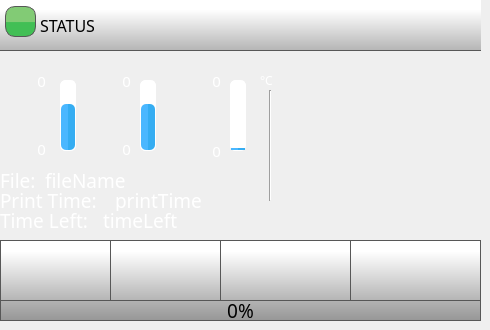
    <widget class="QWidget" name="homePage">
     <widget class="QPushButton" name="playPauseButton">
      <property name="geometry">
       <rect>
        <x>220</x>
        <y>240</y>
        <width>131</width>
        <height>61</height>
       </rect>
      </property>
      <property name="minimumSize">
       <size>
        <width>0</width>
        <height>0</height>
       </size>
      </property>
      <property name="font">
       <font>
        <family>Roboto</family>
       </font>
      </property>
      <property name="styleSheet">
       <string notr="true">QPushButton {
    border: 1px solid rgb(87, 87, 87);
	background-color: qlineargradient(spread:pad, x1:0, y1:1, x2:0, y2:0.188, stop:0 rgba(180, 180, 180, 255), stop:1 rgba(255, 255, 255, 255));
    
}

QPushButton:pressed {

    background-color: qlineargradient(x1: 0, y1: 0, x2: 0, y2: 1,
                                      stop: 0 #dadbde, stop: 1 #f6f7fa);
}

QPushButton:flat {
    border: none; /* no border for a flat push button */
}

QPushButton:default {
    border-color: navy; /* make the default button prominent */
}

QPushButton:focus {
	outline: none;
}</string>
      </property>
      <property name="text">
       <string/>
      </property>
      <property name="icon">
       <iconset>
        <normaloff>templates/img/play-button.png</normaloff>
        <normalon>templates/img/pause-button.png</normalon>templates/img/play-button.png</iconset>
      </property>
      <property name="iconSize">
       <size>
        <width>30</width>
        <height>30</height>
       </size>
      </property>
      <property name="checkable">
       <bool>true</bool>
      </property>
      <property name="checked">
       <bool>false</bool>
      </property>
      <property name="autoDefault">
       <bool>false</bool>
      </property>
      <property name="default">
       <bool>false</bool>
      </property>
      <property name="flat">
       <bool>false</bool>
      </property>
     </widget>
     <widget class="QPushButton" name="stopButton">
      <property name="geometry">
       <rect>
        <x>350</x>
        <y>240</y>
        <width>131</width>
        <height>61</height>
       </rect>
      </property>
      <property name="minimumSize">
       <size>
        <width>0</width>
        <height>0</height>
       </size>
      </property>
      <property name="font">
       <font>
        <family>Roboto</family>
       </font>
      </property>
      <property name="styleSheet">
       <string notr="true">QPushButton {
    border: 1px solid rgb(87, 87, 87);

	background-color: qlineargradient(spread:pad, x1:0, y1:1, x2:0, y2:0.188, stop:0 rgba(180, 180, 180, 255), stop:1 rgba(255, 255, 255, 255));
}

QPushButton:pressed {
    background-color: qlineargradient(x1: 0, y1: 0, x2: 0, y2: 1,
                                      stop: 0 #dadbde, stop: 1 #f6f7fa);
}

QPushButton:flat {
    border: none; /* no border for a flat push button */
}

QPushButton:default {
    border-color: navy; /* make the default button prominent */
}

QPushButton:focus {
	outline: none;
}</string>
      </property>
      <property name="text">
       <string/>
      </property>
      <property name="icon">
       <iconset>
        <normaloff>templates/img/video-player-stop-button.png</normaloff>templates/img/video-player-stop-button.png</iconset>
      </property>
      <property name="iconSize">
       <size>
        <width>25</width>
        <height>25</height>
       </size>
      </property>
     </widget>
     <widget class="Line" name="line">
      <property name="geometry">
       <rect>
        <x>260</x>
        <y>90</y>
        <width>20</width>
        <height>111</height>
       </rect>
      </property>
      <property name="orientation">
       <enum>Qt::Vertical</enum>
      </property>
     </widget>
     <widget class="QLabel" name="tool0Label">
      <property name="geometry">
       <rect>
        <x>10</x>
        <y>98</y>
        <width>31</width>
        <height>31</height>
       </rect>
      </property>
      <property name="font">
       <font>
        <family>Gotham Medium</family>
        <pointsize>14</pointsize>
        <weight>50</weight>
        <bold>false</bold>
        <underline>false</underline>
        <strikeout>false</strikeout>
       </font>
      </property>
      <property name="styleSheet">
       <string notr="true">
   color:  white;</string>
      </property>
      <property name="text">
       <string/>
      </property>
      <property name="pixmap">
       <pixmap>templates/img/Nozzle.png</pixmap>
      </property>
      <property name="scaledContents">
       <bool>true</bool>
      </property>
     </widget>
     <widget class="QLabel" name="FileNameLabel">
      <property name="geometry">
       <rect>
        <x>0</x>
        <y>170</y>
        <width>61</width>
        <height>21</height>
       </rect>
      </property>
      <property name="font">
       <font>
        <family>Gotham</family>
        <pointsize>14</pointsize>
        <weight>50</weight>
        <bold>false</bold>
       </font>
      </property>
      <property name="styleSheet">
       <string notr="true">color: rgb(255, 255, 255);</string>
      </property>
      <property name="text">
       <string>File:</string>
      </property>
     </widget>
     <widget class="QLabel" name="printTimeLabel">
      <property name="geometry">
       <rect>
        <x>0</x>
        <y>190</y>
        <width>121</width>
        <height>21</height>
       </rect>
      </property>
      <property name="font">
       <font>
        <family>Gotham</family>
        <pointsize>14</pointsize>
        <weight>50</weight>
        <bold>false</bold>
       </font>
      </property>
      <property name="styleSheet">
       <string notr="true">color: rgb(255, 255, 255);</string>
      </property>
      <property name="text">
       <string>Print Time:</string>
      </property>
     </widget>
     <widget class="QLabel" name="fileName">
      <property name="geometry">
       <rect>
        <x>45</x>
        <y>170</y>
        <width>201</width>
        <height>21</height>
       </rect>
      </property>
      <property name="font">
       <font>
        <family>Gotham</family>
        <pointsize>14</pointsize>
       </font>
      </property>
      <property name="styleSheet">
       <string notr="true">color: rgb(255, 255, 255);
background-color: rgba(255, 255, 255, 0);</string>
      </property>
      <property name="text">
       <string>fileName</string>
      </property>
      <property name="scaledContents">
       <bool>true</bool>
      </property>
      <property name="wordWrap">
       <bool>false</bool>
      </property>
     </widget>
     <widget class="QLabel" name="printTime">
      <property name="geometry">
       <rect>
        <x>115</x>
        <y>190</y>
        <width>171</width>
        <height>21</height>
       </rect>
      </property>
      <property name="font">
       <font>
        <family>Gotham</family>
        <pointsize>14</pointsize>
       </font>
      </property>
      <property name="styleSheet">
       <string notr="true">color: rgb(255, 255, 255);
background-color: rgba(255, 255, 255, 0);</string>
      </property>
      <property name="text">
       <string>printTime</string>
      </property>
     </widget>
     <widget class="QLabel" name="timeLeftLabel">
      <property name="geometry">
       <rect>
        <x>0</x>
        <y>210</y>
        <width>111</width>
        <height>21</height>
       </rect>
      </property>
      <property name="font">
       <font>
        <family>Gotham</family>
        <pointsize>14</pointsize>
        <weight>50</weight>
        <bold>false</bold>
       </font>
      </property>
      <property name="styleSheet">
       <string notr="true">color: rgb(255, 255, 255);</string>
      </property>
      <property name="text">
       <string>Time Left:</string>
      </property>
     </widget>
     <widget class="QProgressBar" name="bedTempBar">
      <property name="geometry">
       <rect>
        <x>230</x>
        <y>80</y>
        <width>16</width>
        <height>71</height>
       </rect>
      </property>
      <property name="styleSheet">
       <string notr="true">QProgressBar::chunk {
    border-radius: 5px;
	background-color: qlineargradient(spread:pad, x1:0.517, y1:0, x2:0.522, y2:0, stop:0.0336134 rgba(74, 183, 255, 255), stop:1 rgba(53, 173, 242, 255));
}

QProgressBar {
    border: 1px solid white;
    border-radius: 5px;
}
</string>
      </property>
      <property name="maximum">
       <number>300</number>
      </property>
      <property name="value">
       <number>10</number>
      </property>
      <property name="alignment">
       <set>Qt::AlignCenter</set>
      </property>
      <property name="textVisible">
       <bool>false</bool>
      </property>
      <property name="orientation">
       <enum>Qt::Vertical</enum>
      </property>
      <property name="format">
       <string>%v</string>
      </property>
     </widget>
     <widget class="QLabel" name="bedLabel">
      <property name="geometry">
       <rect>
        <x>175</x>
        <y>95</y>
        <width>41</width>
        <height>41</height>
       </rect>
      </property>
      <property name="font">
       <font>
        <family>Gotham Medium</family>
        <pointsize>14</pointsize>
        <weight>50</weight>
        <bold>false</bold>
        <underline>false</underline>
        <strikeout>false</strikeout>
       </font>
      </property>
      <property name="styleSheet">
       <string notr="true">
   color:  white;
background-color: rgba(255, 255, 255, 0);</string>
      </property>
      <property name="text">
       <string/>
      </property>
      <property name="pixmap">
       <pixmap>templates/img/bed.png</pixmap>
      </property>
      <property name="scaledContents">
       <bool>true</bool>
      </property>
     </widget>
     <widget class="QLabel" name="tool0TargetTemperature">
      <property name="geometry">
       <rect>
        <x>5</x>
        <y>70</y>
        <width>41</width>
        <height>21</height>
       </rect>
      </property>
      <property name="font">
       <font>
        <family>Gotham</family>
        <pointsize>11</pointsize>
        <weight>50</weight>
        <bold>false</bold>
        <underline>false</underline>
        <strikeout>false</strikeout>
       </font>
      </property>
      <property name="styleSheet">
       <string notr="true">
   color:  white;
background-color: rgba(255, 255, 255, 0);</string>
      </property>
      <property name="text">
       <string>0</string>
      </property>
      <property name="alignment">
       <set>Qt::AlignRight|Qt::AlignTrailing|Qt::AlignVCenter</set>
      </property>
     </widget>
     <widget class="QProgressBar" name="tool0TempBar">
      <property name="geometry">
       <rect>
        <x>60</x>
        <y>80</y>
        <width>16</width>
        <height>71</height>
       </rect>
      </property>
      <property name="styleSheet">
       <string notr="true">QProgressBar::chunk {
    border-radius: 5px;
	background-color: qlineargradient(spread:pad, x1:0.517, y1:0, x2:0.522, y2:0, stop:0.0336134 rgba(74, 183, 255, 255), stop:1 rgba(53, 173, 242, 255));
}

QProgressBar {
    border: 1px solid white;
    border-radius: 5px;
}
</string>
      </property>
      <property name="maximum">
       <number>300</number>
      </property>
      <property name="value">
       <number>200</number>
      </property>
      <property name="alignment">
       <set>Qt::AlignCenter</set>
      </property>
      <property name="textVisible">
       <bool>false</bool>
      </property>
      <property name="orientation">
       <enum>Qt::Vertical</enum>
      </property>
      <property name="format">
       <string>%v</string>
      </property>
     </widget>
     <widget class="QLabel" name="tool0ActualTemperature">
      <property name="geometry">
       <rect>
        <x>5</x>
        <y>140</y>
        <width>41</width>
        <height>18</height>
       </rect>
      </property>
      <property name="font">
       <font>
        <family>Gotham</family>
        <pointsize>11</pointsize>
        <weight>50</weight>
        <bold>false</bold>
        <underline>false</underline>
        <strikeout>false</strikeout>
       </font>
      </property>
      <property name="styleSheet">
       <string notr="true">
   color:  white;
background-color: rgba(0, 0, 0, 0);</string>
      </property>
      <property name="text">
       <string>0</string>
      </property>
      <property name="alignment">
       <set>Qt::AlignRight|Qt::AlignTrailing|Qt::AlignVCenter</set>
      </property>
     </widget>
     <widget class="QLabel" name="bedActualTemperatute">
      <property name="geometry">
       <rect>
        <x>180</x>
        <y>140</y>
        <width>41</width>
        <height>21</height>
       </rect>
      </property>
      <property name="font">
       <font>
        <family>Gotham</family>
        <pointsize>11</pointsize>
        <weight>50</weight>
        <bold>false</bold>
        <underline>false</underline>
        <strikeout>false</strikeout>
       </font>
      </property>
      <property name="styleSheet">
       <string notr="true">
   color:  white;
background-color: rgba(0, 0, 0, 0);</string>
      </property>
      <property name="text">
       <string>0</string>
      </property>
      <property name="alignment">
       <set>Qt::AlignRight|Qt::AlignTrailing|Qt::AlignVCenter</set>
      </property>
     </widget>
     <widget class="QLabel" name="bedTargetTemperature">
      <property name="geometry">
       <rect>
        <x>180</x>
        <y>70</y>
        <width>41</width>
        <height>21</height>
       </rect>
      </property>
      <property name="font">
       <font>
        <family>Gotham</family>
        <pointsize>11</pointsize>
        <weight>50</weight>
        <bold>false</bold>
        <underline>false</underline>
        <strikeout>false</strikeout>
       </font>
      </property>
      <property name="styleSheet">
       <string notr="true">
   color:  white;
background-color: rgba(255, 255, 255, 0);</string>
      </property>
      <property name="text">
       <string>0</string>
      </property>
      <property name="alignment">
       <set>Qt::AlignRight|Qt::AlignTrailing|Qt::AlignVCenter</set>
      </property>
     </widget>
     <widget class="QPushButton" name="menuButton">
      <property name="geometry">
       <rect>
        <x>0</x>
        <y>240</y>
        <width>111</width>
        <height>61</height>
       </rect>
      </property>
      <property name="minimumSize">
       <size>
        <width>0</width>
        <height>0</height>
       </size>
      </property>
      <property name="font">
       <font>
        <family>Gotham Light</family>
        <pointsize>13</pointsize>
       </font>
      </property>
      <property name="styleSheet">
       <string notr="true">QPushButton {
     border: 1px solid rgb(87, 87, 87);
	background-color: qlineargradient(spread:pad, x1:0, y1:1, x2:0, y2:0.188, stop:0 rgba(180, 180, 180, 255), stop:1 rgba(255, 255, 255, 255));
    

}

QPushButton:pressed {

    background-color: qlineargradient(x1: 0, y1: 0, x2: 0, y2: 1,
                                      stop: 0 #dadbde, stop: 1 #f6f7fa);
}

QPushButton:flat {
    border: none; /* no border for a flat push button */
}

QPushButton:default {
    border-color: navy; /* make the default button prominent */
}

QPushButton:focus {
	outline: none;
}</string>
      </property>
      <property name="text">
       <string/>
      </property>
      <property name="icon">
       <iconset>
        <normaloff>templates/img/menu.png</normaloff>templates/img/menu.png</iconset>
      </property>
      <property name="iconSize">
       <size>
        <width>40</width>
        <height>40</height>
       </size>
      </property>
      <property name="checkable">
       <bool>false</bool>
      </property>
      <property name="autoDefault">
       <bool>false</bool>
      </property>
      <property name="default">
       <bool>false</bool>
      </property>
      <property name="flat">
       <bool>false</bool>
      </property>
     </widget>
     <widget class="QProgressBar" name="printProgressBar">
      <property name="geometry">
       <rect>
        <x>0</x>
        <y>300</y>
        <width>481</width>
        <height>21</height>
       </rect>
      </property>
      <property name="font">
       <font>
        <family>Gotham</family>
        <pointsize>14</pointsize>
        <weight>50</weight>
        <italic>false</italic>
        <bold>false</bold>
        <stylestrategy>PreferAntialias</stylestrategy>
       </font>
      </property>
      <property name="styleSheet">
       <string notr="true">QProgressBar::chunk {

	background-color: qlineargradient(spread:pad, x1:0, y1:0.523, x2:0, y2:0.534, stop:0 rgba(130, 203, 117, 255), stop:1 rgba(66, 191, 85, 255));
border: 1px solid green;
}

QProgressBar {
    border: 1px solid rgb(87, 87, 87);
 /*  border-bottom-left-radius: 10px;
 border-bottom-right-radius: 10px;*/
	background-color: qlineargradient(spread:pad, x1:0, y1:1, x2:0, y2:0, stop:0 rgba(150, 150, 150, 255), stop:1 rgba(180, 180, 180, 255));
}
</string>
      </property>
      <property name="maximum">
       <number>100</number>
      </property>
      <property name="value">
       <number>0</number>
      </property>
      <property name="alignment">
       <set>Qt::AlignCenter</set>
      </property>
      <property name="textVisible">
       <bool>true</bool>
      </property>
      <property name="orientation">
       <enum>Qt::Horizontal</enum>
      </property>
      <property name="format">
       <string>%p%</string>
      </property>
     </widget>
     <widget class="QLabel" name="timeLeft">
      <property name="geometry">
       <rect>
        <x>103</x>
        <y>210</y>
        <width>181</width>
        <height>21</height>
       </rect>
      </property>
      <property name="font">
       <font>
        <family>Gotham</family>
        <pointsize>14</pointsize>
       </font>
      </property>
      <property name="styleSheet">
       <string notr="true">color: rgb(255, 255, 255);
background-color: rgba(255, 255, 255, 0);</string>
      </property>
      <property name="text">
       <string>timeLeft</string>
      </property>
      <property name="wordWrap">
       <bool>false</bool>
      </property>
     </widget>
     <widget class="QLabel" name="printerStatus">
      <property name="geometry">
       <rect>
        <x>40</x>
        <y>0</y>
        <width>441</width>
        <height>51</height>
       </rect>
      </property>
      <property name="font">
       <font>
        <family>Gotham</family>
        <pointsize>12</pointsize>
        <weight>50</weight>
        <bold>false</bold>
        <underline>false</underline>
        <strikeout>false</strikeout>
       </font>
      </property>
      <property name="styleSheet">
       <string notr="true">
background-color: rgba(255, 255, 255, 0);</string>
      </property>
      <property name="text">
       <string>STATUS</string>
      </property>
      <property name="scaledContents">
       <bool>true</bool>
      </property>
      <property name="alignment">
       <set>Qt::AlignLeading|Qt::AlignLeft|Qt::AlignVCenter</set>
      </property>
      <property name="wordWrap">
       <bool>true</bool>
      </property>
     </widget>
     <widget class="QPushButton" name="controlButton">
      <property name="geometry">
       <rect>
        <x>110</x>
        <y>240</y>
        <width>111</width>
        <height>61</height>
       </rect>
      </property>
      <property name="minimumSize">
       <size>
        <width>0</width>
        <height>0</height>
       </size>
      </property>
      <property name="font">
       <font>
        <family>Gotham Light</family>
        <pointsize>13</pointsize>
       </font>
      </property>
      <property name="styleSheet">
       <string notr="true">QPushButton {
     border: 1px solid rgb(87, 87, 87);

	background-color: qlineargradient(spread:pad, x1:0, y1:1, x2:0, y2:0.188, stop:0 rgba(180, 180, 180, 255), stop:1 rgba(255, 255, 255, 255));
}

QPushButton:pressed {
    background-color: qlineargradient(x1: 0, y1: 0, x2: 0, y2: 1,
                                      stop: 0 #dadbde, stop: 1 #f6f7fa);
}

QPushButton:flat {
    border: none; /* no border for a flat push button */
}

QPushButton:default {
    border-color: navy; /* make the default button prominent */
}

QPushButton:focus {
	outline: none;
}</string>
      </property>
      <property name="text">
       <string/>
      </property>
      <property name="icon">
       <iconset>
        <normaloff>templates/img/settings-1.png</normaloff>templates/img/settings-1.png</iconset>
      </property>
      <property name="iconSize">
       <size>
        <width>40</width>
        <height>40</height>
       </size>
      </property>
      <property name="checkable">
       <bool>false</bool>
      </property>
      <property name="autoDefault">
       <bool>false</bool>
      </property>
      <property name="default">
       <bool>false</bool>
      </property>
      <property name="flat">
       <bool>false</bool>
      </property>
     </widget>
     <widget class="QLabel" name="printerStatusColour">
      <property name="geometry">
       <rect>
        <x>5</x>
        <y>6</y>
        <width>31</width>
        <height>31</height>
       </rect>
      </property>
      <property name="font">
       <font>
        <family>Gotham</family>
        <pointsize>10</pointsize>
        <weight>50</weight>
        <bold>false</bold>
        <underline>false</underline>
        <strikeout>false</strikeout>
       </font>
      </property>
      <property name="styleSheet">
       <string notr="true">     border: 1px solid rgb(87, 87, 87);
	border-radius: 10px;
	background-color: qlineargradient(spread:pad, x1:0, y1:0.523, x2:0, y2:0.534, stop:0 rgba(130, 203, 117, 255), stop:1 rgba(66, 191, 85, 255));</string>
      </property>
      <property name="text">
       <string/>
      </property>
      <property name="alignment">
       <set>Qt::AlignCenter</set>
      </property>
     </widget>
     <widget class="QLabel" name="celciusLabel">
      <property name="geometry">
       <rect>
        <x>260</x>
        <y>70</y>
        <width>70</width>
        <height>21</height>
       </rect>
      </property>
      <property name="font">
       <font>
        <family>Gotham Medium</family>
        <pointsize>9</pointsize>
        <weight>50</weight>
        <bold>false</bold>
        <underline>false</underline>
        <strikeout>false</strikeout>
       </font>
      </property>
      <property name="styleSheet">
       <string notr="true">
   color:  white;
background-color: rgba(255, 255, 255, 0);</string>
      </property>
      <property name="text">
       <string>°C</string>
      </property>
     </widget>
     <widget class="QLabel" name="tool1TargetTemperature">
      <property name="geometry">
       <rect>
        <x>90</x>
        <y>70</y>
        <width>41</width>
        <height>21</height>
       </rect>
      </property>
      <property name="font">
       <font>
        <family>Gotham</family>
        <pointsize>11</pointsize>
        <weight>50</weight>
        <bold>false</bold>
        <underline>false</underline>
        <strikeout>false</strikeout>
       </font>
      </property>
      <property name="styleSheet">
       <string notr="true">
   color:  white;
background-color: rgba(255, 255, 255, 0);</string>
      </property>
      <property name="text">
       <string>0</string>
      </property>
      <property name="alignment">
       <set>Qt::AlignRight|Qt::AlignTrailing|Qt::AlignVCenter</set>
      </property>
     </widget>
     <widget class="QLabel" name="tool1Label">
      <property name="geometry">
       <rect>
        <x>95</x>
        <y>98</y>
        <width>31</width>
        <height>31</height>
       </rect>
      </property>
      <property name="font">
       <font>
        <family>Gotham Medium</family>
        <pointsize>14</pointsize>
        <weight>50</weight>
        <bold>false</bold>
        <underline>false</underline>
        <strikeout>false</strikeout>
       </font>
      </property>
      <property name="styleSheet">
       <string notr="true">
   color:  white;</string>
      </property>
      <property name="text">
       <string/>
      </property>
      <property name="pixmap">
       <pixmap>templates/img/Nozzle.png</pixmap>
      </property>
      <property name="scaledContents">
       <bool>true</bool>
      </property>
     </widget>
     <widget class="QProgressBar" name="tool1TempBar">
      <property name="geometry">
       <rect>
        <x>140</x>
        <y>80</y>
        <width>16</width>
        <height>71</height>
       </rect>
      </property>
      <property name="styleSheet">
       <string notr="true">QProgressBar::chunk {
    border-radius: 5px;
	background-color: qlineargradient(spread:pad, x1:0.517, y1:0, x2:0.522, y2:0, stop:0.0336134 rgba(74, 183, 255, 255), stop:1 rgba(53, 173, 242, 255));
}

QProgressBar {
    border: 1px solid white;
    border-radius: 5px;
}
</string>
      </property>
      <property name="maximum">
       <number>300</number>
      </property>
      <property name="value">
       <number>200</number>
      </property>
      <property name="alignment">
       <set>Qt::AlignCenter</set>
      </property>
      <property name="textVisible">
       <bool>false</bool>
      </property>
      <property name="orientation">
       <enum>Qt::Vertical</enum>
      </property>
      <property name="format">
       <string>%v</string>
      </property>
     </widget>
     <widget class="QLabel" name="tool1ActualTemperature">
      <property name="geometry">
       <rect>
        <x>90</x>
        <y>140</y>
        <width>41</width>
        <height>18</height>
       </rect>
      </property>
      <property name="font">
       <font>
        <family>Gotham</family>
        <pointsize>11</pointsize>
        <weight>50</weight>
        <bold>false</bold>
        <underline>false</underline>
        <strikeout>false</strikeout>
       </font>
      </property>
      <property name="styleSheet">
       <string notr="true">
   color:  white;
background-color: rgba(0, 0, 0, 0);</string>
      </property>
      <property name="text">
       <string>0</string>
      </property>
      <property name="alignment">
       <set>Qt::AlignRight|Qt::AlignTrailing|Qt::AlignVCenter</set>
      </property>
     </widget>
     <widget class="QLabel" name="statusBar">
      <property name="geometry">
       <rect>
        <x>0</x>
        <y>0</y>
        <width>481</width>
        <height>51</height>
       </rect>
      </property>
      <property name="font">
       <font>
        <family>Gotham Medium</family>
        <pointsize>14</pointsize>
       </font>
      </property>
      <property name="styleSheet">
       <string notr="true">     border-bottom: 1px solid rgb(87, 87, 87);
	background-color: qlineargradient(spread:pad, x1:0, y1:1, x2:0, y2:0.188, stop:0 rgba(180, 180, 180, 255), stop:1 rgba(255, 255, 255, 255));</string>
      </property>
      <property name="frameShape">
       <enum>QFrame::NoFrame</enum>
      </property>
      <property name="frameShadow">
       <enum>QFrame::Raised</enum>
      </property>
      <property name="text">
       <string/>
      </property>
     </widget>
     <widget class="QLabel" name="printPreviewMain">
      <property name="geometry">
       <rect>
        <x>270</x>
        <y>30</y>
        <width>210</width>
        <height>210</height>
       </rect>
      </property>
      <property name="styleSheet">
       <string notr="true">background-color: rgba(255, 255, 255, 0);</string>
      </property>
      <property name="text">
       <string/>
      </property>
      <property name="pixmap">
       <pixmap>templates/img/thumbnail.png</pixmap>
      </property>
      <property name="scaledContents">
       <bool>true</bool>
      </property>
     </widget>
     <zorder>timeLeftLabel</zorder>
     <zorder>printPreviewMain</zorder>
     <zorder>line</zorder>
     <zorder>statusBar</zorder>
     <zorder>playPauseButton</zorder>
     <zorder>stopButton</zorder>
     <zorder>tool0Label</zorder>
     <zorder>FileNameLabel</zorder>
     <zorder>printTimeLabel</zorder>
     <zorder>printTime</zorder>
     <zorder>bedTempBar</zorder>
     <zorder>bedLabel</zorder>
     <zorder>tool0TempBar</zorder>
     <zorder>tool0ActualTemperature</zorder>
     <zorder>tool0TargetTemperature</zorder>
     <zorder>bedActualTemperatute</zorder>
     <zorder>bedTargetTemperature</zorder>
     <zorder>menuButton</zorder>
     <zorder>timeLeft</zorder>
     <zorder>controlButton</zorder>
     <zorder>printProgressBar</zorder>
     <zorder>printerStatus</zorder>
     <zorder>printerStatusColour</zorder>
     <zorder>celciusLabel</zorder>
     <zorder>tool1TargetTemperature</zorder>
     <zorder>tool1Label</zorder>
     <zorder>tool1TempBar</zorder>
     <zorder>tool1ActualTemperature</zorder>
     <zorder>fileName</zorder>
    </widget>
